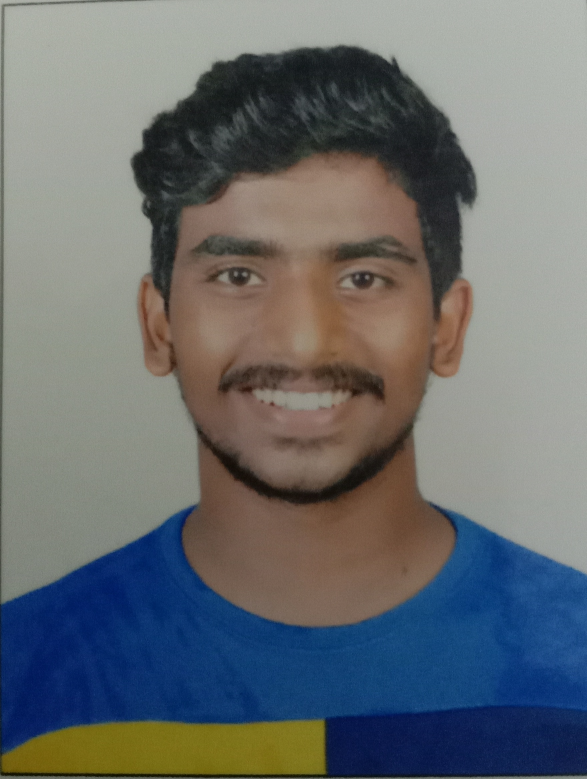
#> input picture sujan1.jpg, 1760 x 2336 px (shown at 1/3 size)
$ python splitmerge.py
#> lines starting #> are read from the running program, lines starting #| are printed output that depends on the picture
import cv2
import numpy as np

img=cv2.imread("sujan1.jpg")
#> img is the input picture: shape (2336, 1760, 3); mean B, G, R 110.6, 108.3, 104.5
re=cv2.resize(img,(500,500),interpolation=cv2.INTER_CUBIC)
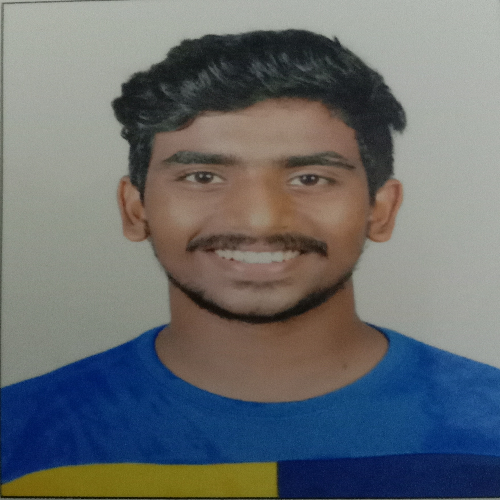
#> re: shape (500, 500, 3); mean B, G, R 110.6, 108.3, 104.5
cv2.imshow("image 1",re)

b,g,r=cv2.split(re)
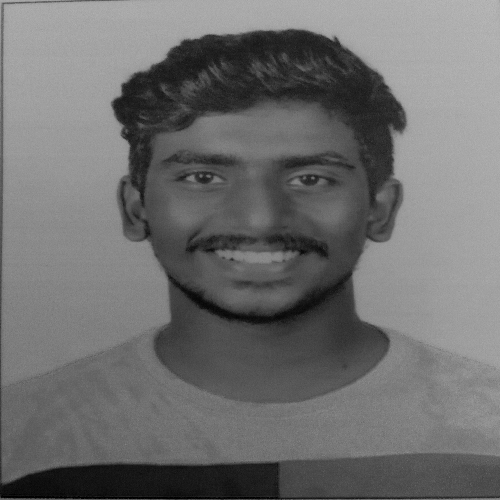
#> b: shape (500, 500); min 0, max 188, mean 110.6
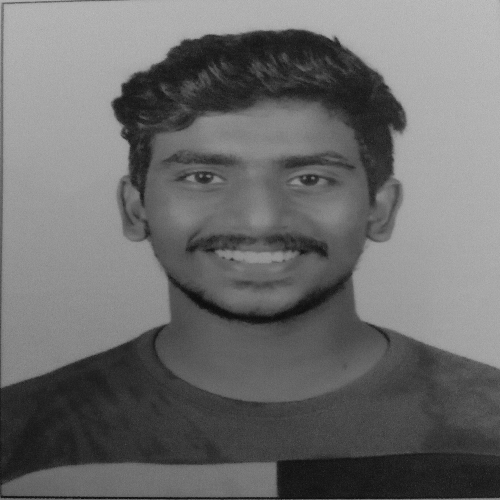
#> g: shape (500, 500); min 12, max 194, mean 108.3
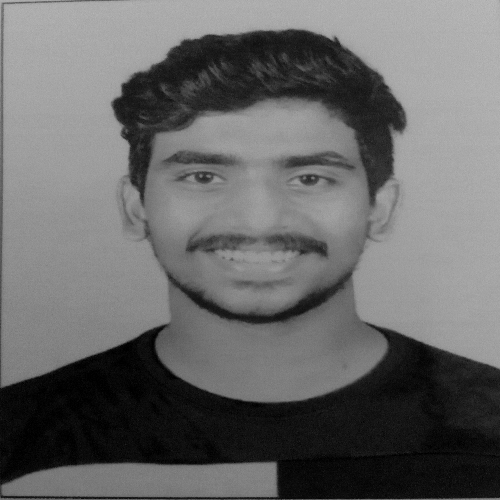
#> r: shape (500, 500); min 0, max 189, mean 104.5
cv2.imshow("blue",b)
cv2.imshow("green",g)
cv2.imshow("red",r)

print(re.shape)
#| (500, 500, 3)
print(b.shape)
#| (500, 500)
print(g.shape)
#| (500, 500)
print(r.shape)
#| (500, 500)

mergedimg=cv2.merge([b,g,r])
cv2.imshow("merged",mergedimg)


cv2.waitKey(0)
cv2.destroyAllWindows(0)

$ run again, with pic3.jpg copied over sujan1.jpg
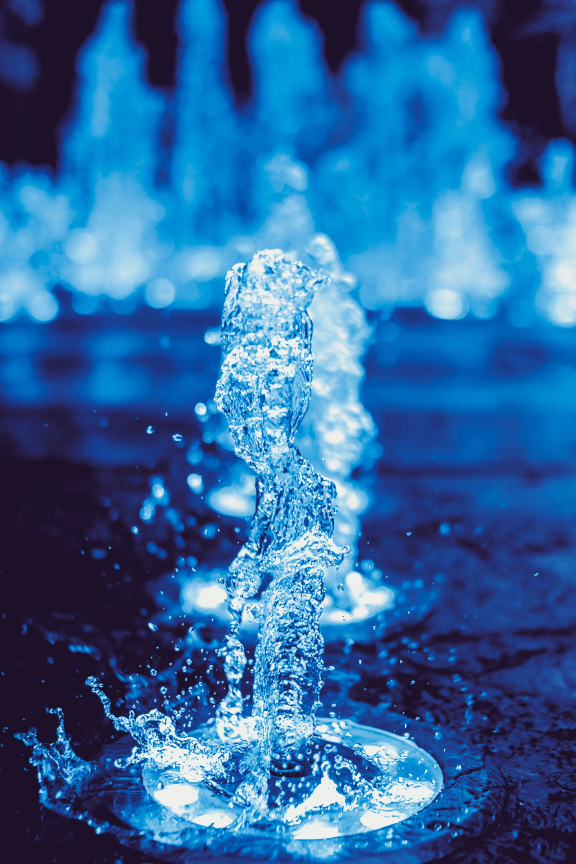
#> input picture pic3.jpg, 1728 x 2592 px (shown at 1/3 size)
#> img is the input picture: shape (2592, 1728, 3); mean B, G, R 159, 103.4, 46.1
#> `b,g,r=cv2.split(re)`:
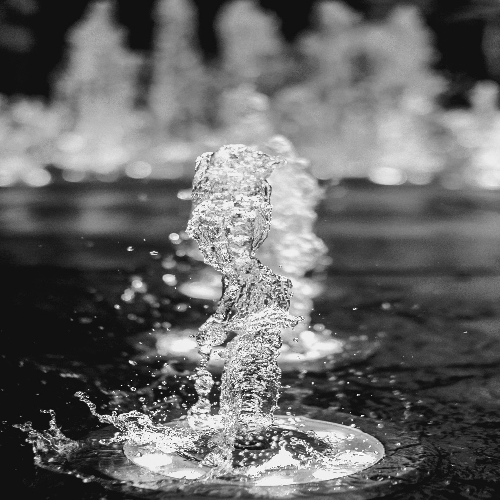
#> g: shape (500, 500); min 8, max 255, mean 103.4
#> `b,g,r=cv2.split(re)`:
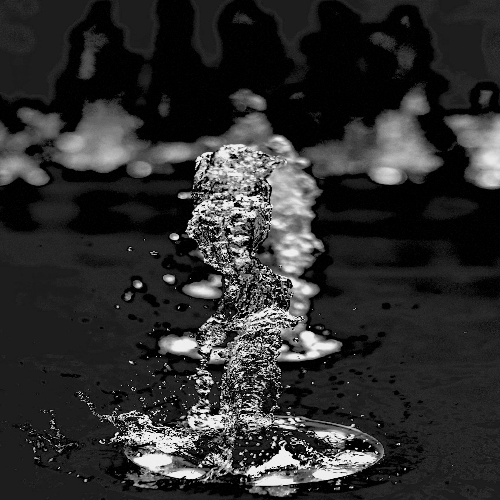
#> r: shape (500, 500); min 0, max 255, mean 46.2
#| (500, 500, 3)
#| (500, 500)
#| (500, 500)
#| (500, 500)
